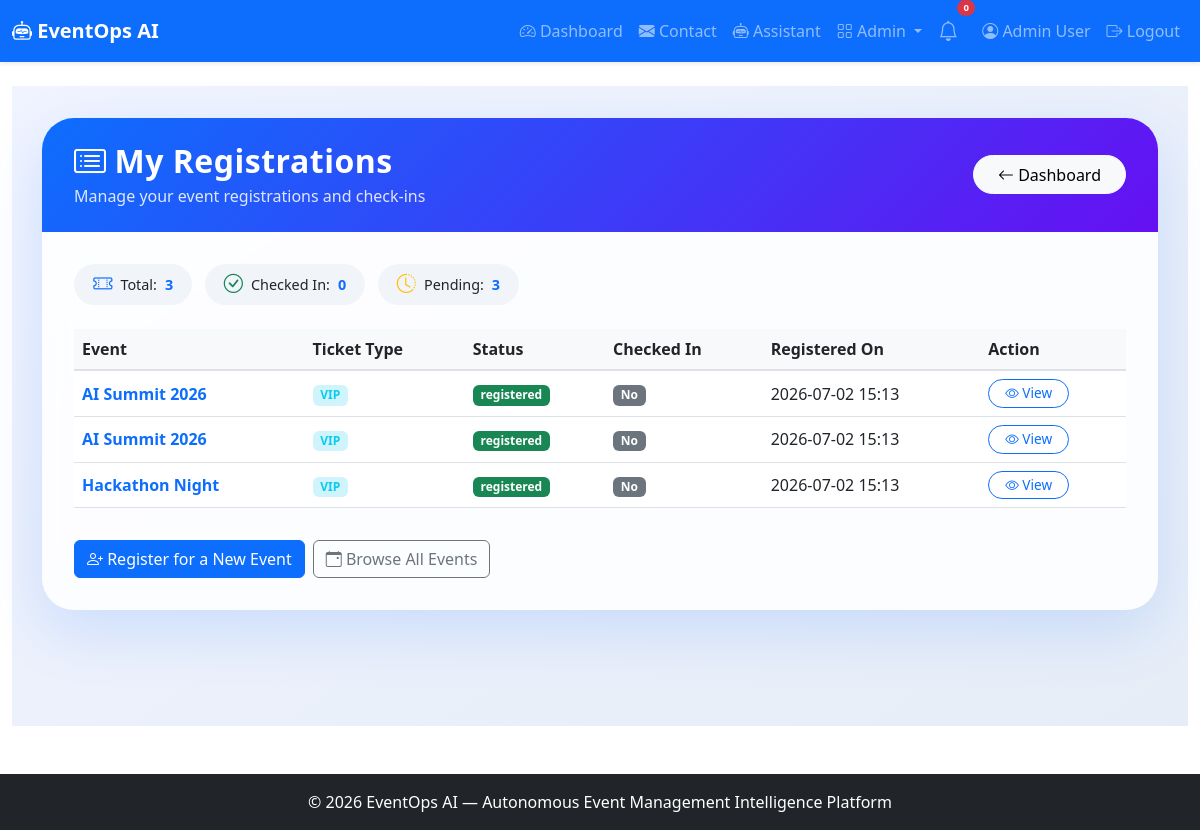
/user/registrations (signed in), run on the app's committed database.
### app.py (models this page shows, shortened)
class User(UserMixin, db.Model):
    id = db.Column(db.Integer, primary_key=True)
    name = db.Column(db.String(100), nullable=False)
    email = db.Column(db.String(100), unique=True, nullable=False)
    password_hash = db.Column(db.String(200), nullable=False)
    role = db.Column(db.String(20), default='user')
    created_at = db.Column(db.DateTime, default=lambda: datetime.now(timezone.utc))

class Registration(db.Model):
    id = db.Column(db.Integer, primary_key=True)
    user_id = db.Column(db.Integer, db.ForeignKey('user.id'))
    event_id = db.Column(db.Integer, db.ForeignKey('event.id'))
    ticket_type = db.Column(db.String(50))
    status = db.Column(db.String(20), default='registered')
    checked_in = db.Column(db.Boolean, default=False)
    registered_at = db.Column(db.DateTime, default=lambda: datetime.now(timezone.utc))
    user = db.relationship('User', backref='registrations')
    event = db.relationship('Event', backref='registrations')

class Event(db.Model):
    id = db.Column(db.Integer, primary_key=True)
    title = db.Column(db.String(200), nullable=False)
    description = db.Column(db.Text)
    date = db.Column(db.String(50))
    time = db.Column(db.String(50))
    location = db.Column(db.String(200))
    capacity = db.Column(db.Integer)
    status = db.Column(db.String(20), default='upcoming')
    created_at = db.Column(db.DateTime, default=lambda: datetime.now(timezone.utc))

### app.py (the view)
@app.route('/user/registrations')
@login_required
def user_my_registrations():
    registrations = Registration.query.filter_by(user_id=current_user.id).all()
    return render_template('user_registrations.html', registrations=registrations)

### app.py (called while the page is built)
@login_manager.user_loader
def load_user(user_id):
    return User.query.get(int(user_id))

### templates/user_registrations.html (shortened to what this page needs)
{% extends "base.html" %}
{% block content %}
<div class="registrations-wrapper">
    <div class="container">
        <div class="card registrations-card">
            <div class="card-header d-flex justify-content-between align-items-center flex-wrap">
                <div>
                    <h2><i class="bi bi-card-list me-2"></i>My Registrations</h2>
                    <p>Manage your event registrations and check-ins</p>
                </div>
                <a href="{{ url_for('dashboard') }}" class="btn btn-light btn-back">
                    <i class="bi bi-arrow-left"></i> Dashboard
                </a>
            </div>
            <div class="card-body">
                <div class="mb-3">
                    <span class="stats-badge"><i class="bi bi-ticket-perforated text-primary"></i> Total: <span class="stat-number">{{ registrations|length }}</span></span>
                    <span class="stats-badge"><i class="bi bi-check-circle text-success"></i> Checked In: <span class="stat-number">{{ registrations|selectattr('checked_in', 'equalto', True)|list|length }}</span></span>
                    <span class="stats-badge"><i class="bi bi-clock-history text-warning"></i> Pending: <span class="stat-number">{{ registrations|selectattr('checked_in', 'equalto', False)|list|length }}</span></span>
                </div>
                <div class="table-responsive">
                    <table class="table table-hover align-middle">
                        <thead>
                            <tr>
                                <th>Event</th>
                                <th>Ticket Type</th>
                                <th>Status</th>
                                <th>Checked In</th>
                                <th>Registered On</th>
                                <th>Action</th>
                            </tr>
                        </thead>
                        <tbody>
                            {% for reg in registrations %}
                            <tr>
                                <td><span class="event-title">{{ reg.event.title }}</span></td>
                                <td><span class="badge bg-info-subtle text-info">{{ reg.ticket_type }}</span></td>
                                <td><span class="badge bg-{{ 'success' if reg.status == 'registered' else 'warning' }}">{{ reg.status }}</span></td>
                                <td>
                                    <span class="badge bg-{{ 'success' if reg.checked_in else 'secondary' }}">
                                        {% if reg.checked_in %}<i class="bi bi-check-circle"></i> Yes{% else %}No{% endif %}
                                    </span>
                                </td>
                                <td>{{ reg.registered_at.strftime('%Y-%m-%d %H:%M') }}</td>
                                <td>
                                    <a href="{{ url_for('event_detail', event_id=reg.event_id) }}" class="btn btn-outline-primary btn-sm btn-view">
                                        <i class="bi bi-eye"></i> View
                                    </a>
                                </td>
                            </tr>
                            {% endfor %}
                        </tbody>
                    </table>
                </div>
                <div class="mt-3 d-flex flex-wrap gap-2">
                    <a href="{{ url_for('user_register_event') }}" class="btn btn-primary">
                        <i class="bi bi-person-plus"></i> Register for a New Event
                    </a>
                    <a href="{{ url_for('browse_events') }}" class="btn btn-outline-secondary">
                        <i class="bi bi-calendar-event"></i> Browse All Events
                    </a>
                </div>
            </div>
        </div>
    </div>
</div>
{% endblock %}

### templates/base.html (shortened to what this page needs)
<!DOCTYPE html>
<html lang="en">
<head>
    <link href="https://cdn.jsdelivr.net/npm/bootstrap@5.3.0/dist/css/bootstrap.min.css" rel="stylesheet">
    <link rel="stylesheet" href="https://cdn.jsdelivr.net/npm/bootstrap-icons@1.11.0/font/bootstrap-icons.css">
    <link rel="stylesheet" href="{{ url_for('static', filename='css/style.css') }}">
</head>
<body>
<nav class="navbar navbar-expand-lg navbar-dark bg-primary shadow-sm">
    <div class="container-fluid">
        <a class="navbar-brand fw-bold" href="{{ url_for('index') }}">
            <i class="bi bi-robot"></i> EventOps AI
        </a>
        <div class="collapse navbar-collapse" id="navbarNav">
            <ul class="navbar-nav ms-auto align-items-lg-center">
                {% if current_user.is_authenticated %}
                <li class="nav-item">
                    <a class="nav-link" href="{{ url_for('dashboard') }}">
                        <i class="bi bi-speedometer2"></i> Dashboard
                    </a>
                </li>
                <li class="nav-item">
                    <a class="nav-link" href="{{ url_for('contact') }}">
                        <i class="bi bi-envelope-fill"></i> Contact
                    </a>
                </li>
                <li class="nav-item">
                    <a class="nav-link" href="{{ url_for('assistant_page') }}">
                        <i class="bi bi-robot"></i> Assistant
                    </a>
                </li>
                {% if current_user.role == 'admin' %}
                <li class="nav-item dropdown">
                    <a class="nav-link dropdown-toggle"
                       href="#"
                       role="button"
                       data-bs-toggle="dropdown">
                        <i class="bi bi-grid"></i> Admin
                    </a>
                </li>
                {% endif %}
                <li class="nav-item position-relative me-2">
                    <a class="nav-link"
                       href="#"
                       title="Notifications"
                       data-bs-toggle="dropdown">
                        <i class="bi bi-bell fs-5"></i>
                        <span class="position-absolute top-0 start-100 translate-middle badge rounded-pill bg-danger"
                              style="font-size:0.6rem;">
                            0
                        </span>
                    </a>
                </li>
                <li class="nav-item">
                    <a class="nav-link" href="{{ url_for('profile') }}">
                        <i class="bi bi-person-circle"></i>
                        {{ current_user.name }}
                    </a>
                </li>
                <li class="nav-item">
                    <a class="nav-link" href="{{ url_for('logout') }}">
                        <i class="bi bi-box-arrow-right"></i>
                        Logout
                    </a>
                </li>
                {% endif %}
            </ul>
        </div>
    </div>
</nav>
<main class="container-fluid py-4">
    {% block content %}{% endblock %}
</main>
<footer class="footer bg-dark text-white py-3 mt-4">
    <div class="container text-center">
        © 2026 EventOps AI — Autonomous Event Management Intelligence Platform
    </div>
</footer>
</body>
</html>

### templates/user_registrations.html (style rules this page uses)
.registrations-wrapper { min-height: 80vh; background: linear-gradient(145deg, #f0f4ff 0%, #e6edf7 100%); padding: 2rem 0; }
.registrations-card { border: none; border-radius: 2rem; background: rgba(255, 255, 255, 0.85); backdrop-filter: blur(10px); box-shadow: 0 20px 60px rgba(13, 110, 253, 0.15); overflow: hidden; }
.registrations-card .card-header { background: linear-gradient(135deg, #0d6efd, #6610f2); color: white; padding: 1.5rem 2rem; border: none; }
.registrations-card .card-header h2 { font-weight: 700; letter-spacing: 0.5px; margin-bottom: 0.2rem; }
.registrations-card .card-header p { opacity: 0.85; margin-bottom: 0; }
.registrations-card .card-body { padding: 2rem 2rem; }
.stats-badge { display: inline-flex; align-items: center; gap: 0.5rem; padding: 0.4rem 1.2rem; border-radius: 50px; background: #f1f4f9; font-size: 0.9rem; margin-right: 0.5rem; margin-bottom: 0.5rem; }
.stats-badge i { font-size: 1.2rem; }
.stats-badge .stat-number { font-weight: 700; color: #0d6efd; }
.btn-back { border-radius: 50px; padding: 0.4rem 1.5rem; }
.table th { background: #f8f9fa; color: #212529; font-weight: 600; border-bottom: 2px solid #dee2e6; }
.table td { vertical-align: middle; }
.table .event-title { font-weight: 600; color: #0d6efd; }
.btn-view { border-radius: 30px; padding: 0.2rem 1rem; font-size: 0.85rem; }

### data on the page
User: name "Admin User"
Registration: event "AI Summit 2026", ticket_type "VIP", status "registered", checked_in "No", registered_at "2026-07-02 15:13"
Registration: event "AI Summit 2026", ticket_type "VIP", status "registered", checked_in "No", registered_at "2026-07-02 15:13"
Registration: event "Hackathon Night", ticket_type "VIP", status "registered", checked_in "No", registered_at "2026-07-02 15:13"

### other printed values
{{ registrations|length }} "3"
{{ registrations|selectattr('checked_in', 'equalto', True)|list|length }} "0"
{{ registrations|selectattr('checked_in', 'equalto', False)|list|length }} "3"
